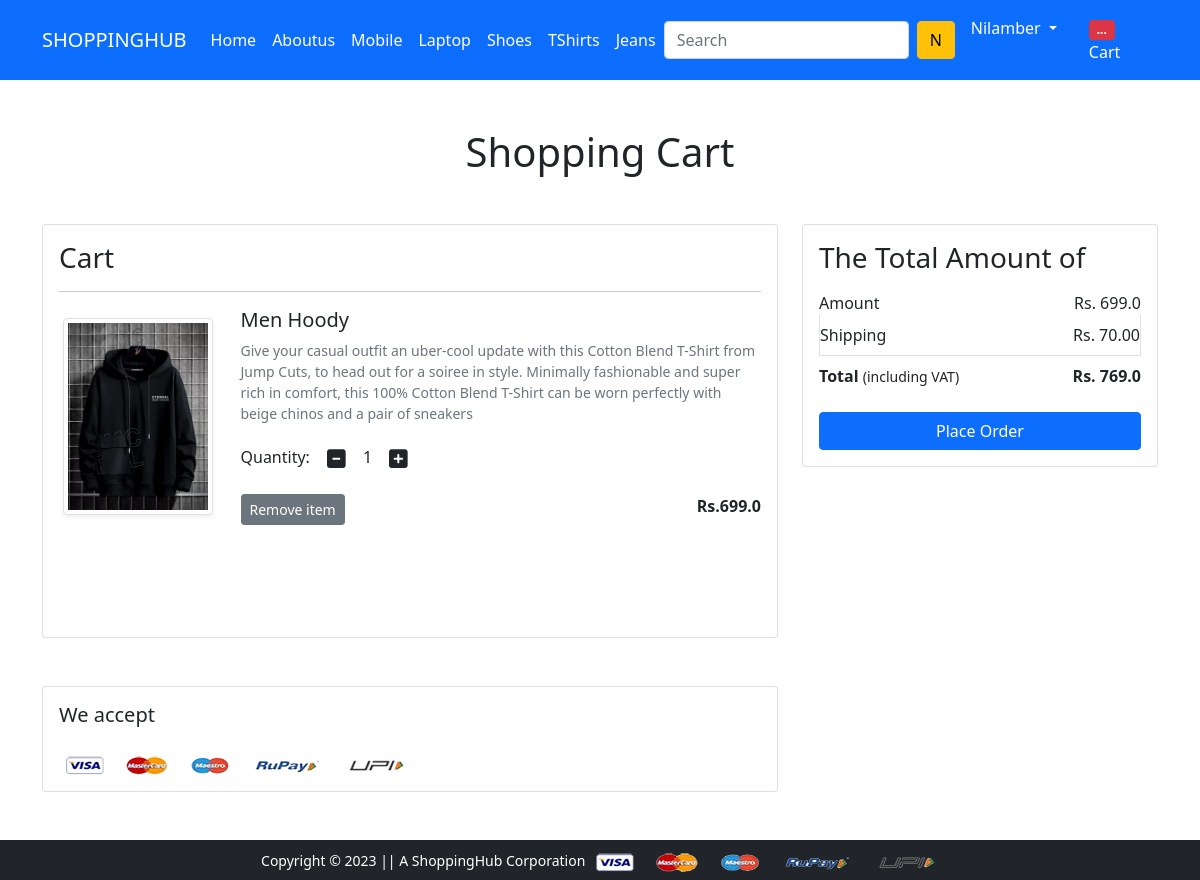
Page /showCart/ (signed in) on the committed database.
### app/models.py (models this page shows, shortened)
class Cart(models.Model):
    user=models.ForeignKey(User, on_delete=models.CASCADE)
    product=models.ForeignKey(Product,on_delete=models.CASCADE)
    quantity=models.PositiveIntegerField(default=1)

class Product(models.Model):
    title=models.CharField(max_length=100)
    selling_price=models.FloatField()
    discounted_price=models.FloatField()
    description=models.TextField()
    brand=models.CharField(max_length=100)
    category=models.CharField(choices=CATEGORY_CHOICE,max_length=2)
    product_image=models.ImageField(upload_to='productImg')

### app/views.py (the view)
# urls.py: path('showCart/', views.showCart, name='showcart'),
def showCart(request):
  if request.user.is_authenticated:
    user=request.user
    cart=Cart.objects.filter(user=user)
    amount=0.0
    shipping=70.0
    total_amount=0.0
    cart_product = [p for p in Cart.objects.all() if p.user==user]
    if cart_product:
      for p in cart_product:
        tempamount=(p.quantity*p.product.discounted_price)
        amount+=tempamount
        total_amount=amount+shipping
      return render(request,'app/showCart.html',{'carts':cart,'totalamount':total_amount,'amount':amount})
    else:
      return render(request,'app/emptycart.html')

### app/templates/app/showCart.html (shortened to what this page needs)
{% extends 'app/base.html' %}
{% load static %}
{% block main-content %}
<div class="container my-5">
 <div class="row">
  <h1 class="text-center mb-5">Shopping Cart</h1>
  <div class="col-sm-8">
  <div class="card">
   <div class="card-body">
    <h3>Cart</h3>
    {% for cart in carts  %}
    <hr>
    <div class="row">
     <div class="col-sm-3 text-center align-self-center"><img src="{{cart.product.product_image.url}}" alt="" srcset="" class="img-fluid img-thumbnail shadow-sm" height="150" width="150"> </div>
     <div class="col-sm-9">
      <div>
       <h5>{{cart.product.title}}</h5>
       <p class="mb-2 text-muted small">{{cart.product.description}}</p>
       <div class="my-3">
        <label for="quantity">Quantity:</label>
        <a class="minus-cart btn" pid="{{cart.product.id}}"><i class="fas fa-minus-square fa-lg"></i></a>
          <span id="quantity">{{cart.quantity}}</span>
        <a class="plus-cart btn" pid="{{cart.product.id}}"><i class="fas fa-plus-square fa-lg"></i></a>
       </div>
       <div class="d-flex justify-content-between">
        <a href="{% url 'removecart' cart.id %}" class="btn btn-sm btn-secondary mr-3 ">Remove item </a>
        <p class="mb-0"><span><strong>Rs.{{cart.product.discounted_price}}</strong></span></p>
       </div>
      </div>
     </div>
    </div>
    {% endfor %}
   </div>
   </div>
  </div>
  <div class="col-sm-4">
   <div class="card">
    <div class="card-body">
      <h3>The Total Amount of</h3>
      <ul class="list-group">
       <li class="list-group-item d-flex justify-content-between align-items-center border-0 px-0 pb-0">Amount<span>Rs. <span id="amount">{{amount}}</span> </span></li>
       <li class="list-group-item d-flex justify-content-between align-items-center px-0">Shipping<span>Rs. 70.00</span></li>
       <li class="list-group-item d-flex justify-content-between align-items-center border-0 px-0 mb-3">
        <div>
           <strong>Total</strong> <small>(including VAT)</small>
         </div>
         <span><strong>Rs. <strong id="totalamount">{{totalamount}}</strong> </strong></span>
       </li>
      </ul>
      <div class="d-grid"><a href="{% url 'checkout' %}" class="btn btn-primary">Place Order</a></div>
    </div>
   </div>
  </div>
 </div>
</div>
<div class="container">
 <div class="row">
  <div class="col-sm-8">
   <div class="card">
    <div class="card-body">
      <h5 class="mb-4">We accept</h5>
      <img src="{% static 'app/images/payment.png' %}" alt="" class="img-fluid">
    </div>
  </div>
  </div>
 </div>
</div>
{% endblock main-content %}

### app/templates/app/base.html (shortened to what this page needs)
<!doctype html>
{% load static %}
<html lang="en">
  <head>
    <link href="https://cdn.jsdelivr.net/npm/bootstrap@5.0.0-beta1/dist/css/bootstrap.min.css" rel="stylesheet">
    <link rel="stylesheet" href="{% static 'app/css/owl.carousel.min.css' %}">
    <link rel="stylesheet" href="{% static 'app/css/all.min.css' %}">
    <link rel="stylesheet" href="{% static 'app/css/style.css' %}">
  </head>
  <body>
    <nav  class="navbar navbar-expand-lg navbar-dark bg-primary">
     <div class="container">
       <a  class="navbar-brand" href="/">SHOPPINGHUB</a>
       <div class="collapse navbar-collapse" id="navbarSupportedContent">
         <ul class="navbar-nav me-auto mb-2 mb-lg-0">
          <li class="nav-item">
            <a class="nav-link active" aria-current="page" href="/">Home</a>
           </li>
           <li class="nav-item">
             <a class="nav-link active" aria-current="page" href="{% url 'aboutus' %}">Aboutus</a>
            </li>
             <li class="nav-item">
              <a class="nav-link active" aria-current="page" href="{% url 'mobile' %}">Mobile</a>
             </li>
             <li class="nav-item">
              <a class="nav-link active" aria-current="page" href="{% url 'laptop' %}">Laptop</a>
             </li>
             <li class="nav-item">
              <a class="nav-link active" aria-current="page" href="{% url 'shoes' %}">Shoes</a>
             </li>
             <li class="nav-item">
              <a class="nav-link active" aria-current="page" href="{% url 'topWear' %}">TShirts</a>
             </li>
             <li class="nav-item">
              <a class="nav-link active" aria-current="page" href="{% url 'bottomWear' %}">Jeans</a>
             </li>
         </ul>
         <form class="d-flex">
           <input class="form-control me-2" type="search" placeholder="Search" aria-label="Search">
           {% if request.user.is_authenticated %}
           <button class="btn btn-warning" type="submit">{{ request.user.username|first|upper }}</button>
           {% endif %}
         </form>
         <div>
          <ul class="navbar-nav me-auto mb-2 mb-lg-0">
          {% if request.user.is_authenticated %}
           <li class="nav-item dropdown mx-2">
              <a class="nav-link dropdown-toggle text-white" href="#" id="profileDropdown" role="button" data-bs-toggle="dropdown" aria-expanded="false">
                {{request.user.username|capfirst}}
              </a>
            </li>
            <li class="nav-item mx-2">
             <a href="{% url 'showcart' %}" class="nav-link text-white"><span class="badge bg-danger">...</span> Cart </a>
            </li>
            {% endif %}
          </ul>
         </div>
       </div>
     </div>
    </nav>
    {% block main-content %} {% endblock main-content %}
    <footer class="container-fluid bg-dark text-center p-2 mt-5">
        <small class="text-white">Copyright &copy; 2023 || A ShoppingHub Corporation </small>
        <img src="{% static 'app/images/payment.png' %}" alt="" srcset="" class="img-fluid" height="2px">
    </footer>
  </body>
</html>

### rows in the picture
Cart: product.product_image (picture), product "Men Hoody", product.description "Give your casual outfit an uber-cool update with this Cotton Blend T-Shirt from Jump Cuts, to head out for a soiree in style. Minimally fashionable and super rich in comfort, this 100% Cotton Blend T-Shirt can be worn perfectly with beige chinos and a pair of sneakers", quantity "1", product.discounted_price "699.0"

### other values in the picture
{{ request.user.username|first|upper }} "N"
{{ request.user.username|capfirst }} "Nilamber"
{{ amount }} "699.0"
{{ totalamount }} "769.0"
